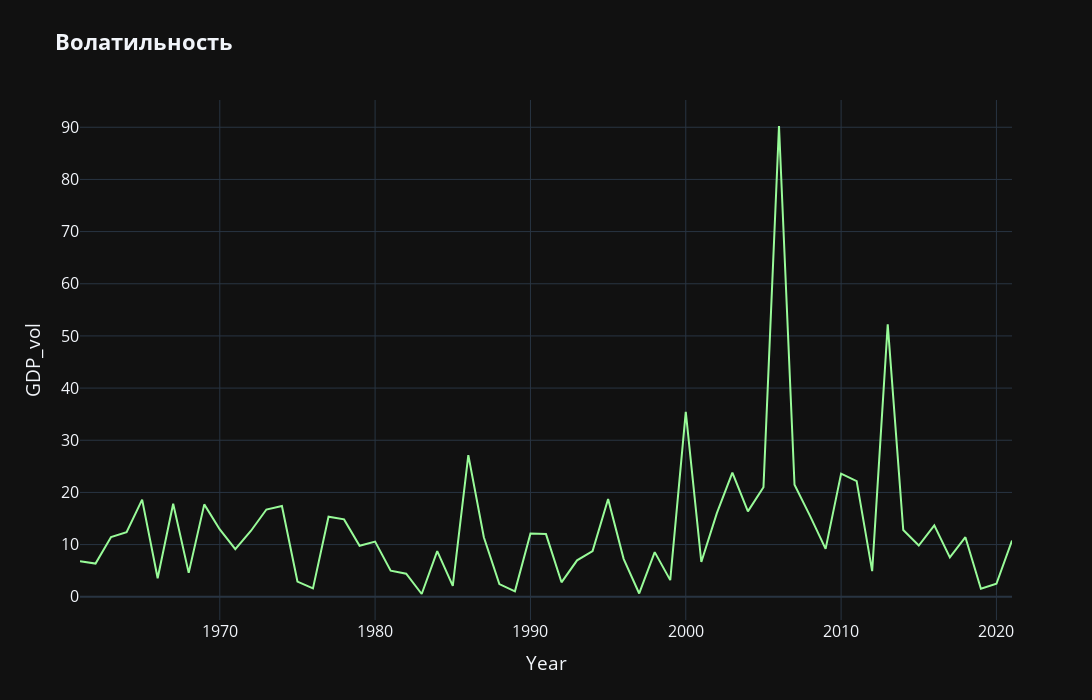

The cell this chart's notebook holds for it:
### Code cell
px.line(
    x=data_vol.index,
    y=data_vol,
    width=1200,
    height=700,
    title='<b>Волатильность</b>',
    labels={'y': 'GDP_vol', 'x': 'Year'},
    color_discrete_sequence=['#98FB98']
).update_layout(font=dict(size=16)).show()
